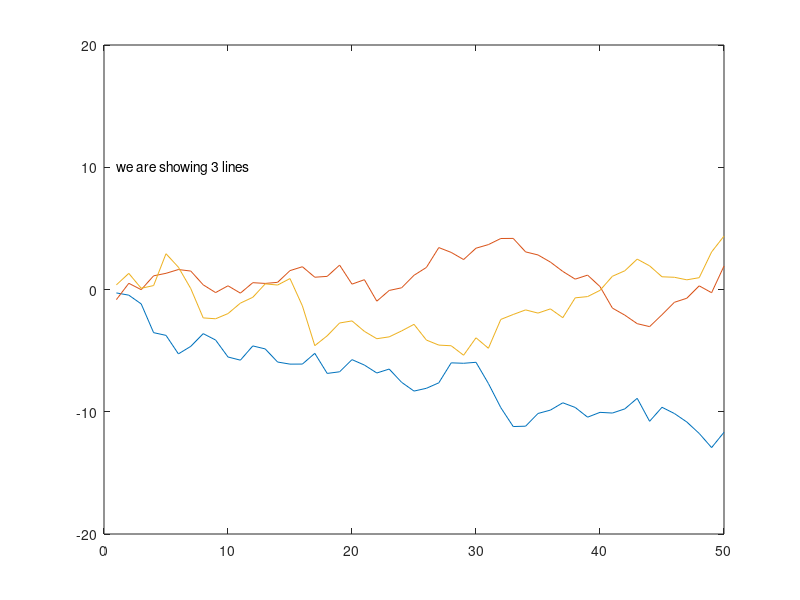

MATLAB code for this plot:
clear all
close all

% Part 1
fprintf('\nUsing exponential notation\n')
fprintf('1234567890\n');  % This will label the columns
fprintf('%8.0e\n',100*pi)
fprintf('%8.1e\n',100*pi)
fprintf('%8.3e\n',100*pi)
%fprintf('%8.5e\n',pi)
fprintf('%8.10e\n',100*pi)

fprintf('\nUsing floating point notation\n')
fprintf('1234567890\n');  % This will label the columns
fprintf('%8.0f\n',100*pi)
fprintf('%8.1f\n',100*pi)
fprintf('%8.3f\n',100*pi)
%fprintf('%8.5f\n',pi)
fprintf('%8.10f\n',100*pi)

fprintf('\nUsing exponential notation\n')
fprintf('1234567890\n');  % This will label the columns
fprintf('%.0e\n',100*pi)
fprintf('%.1e\n',100*pi)
fprintf('%.3e\n',100*pi)
%fprintf('%8.5e\n',pi)
fprintf('%.10e\n',100*pi)

fprintf('\nUsing floating point notation\n')
fprintf('1234567890\n');  % This will label the columns
fprintf('%.0f\n',100*pi)
fprintf('%.1f\n',100*pi)
fprintf('%.3f\n',100*pi)
%fprintf('%8.5f\n',pi)
fprintf('%.10f\n',100*pi)

fprintf('\nUsing g notation\n')
fprintf('1234567890\n');  % This will label the columns
fprintf('%8.0g\n',100*pi)
fprintf('%8.1g\n',100*pi)
fprintf('%8.3g\n',100*pi)
%fprintf('%8.5g\n',pi)
fprintf('%8.10g\n',100*pi)

%% Part 2
% Demonstrating that format specifiers are vectorized

fprintf('\nDemonstrating that format specifiers are vectorized - I\n');
fprintf('%10.2f\n',exp(1:10));
fprintf('\nDemonstrating that format specifiers are vectorized - II\n');
fprintf('%10.2f %10.2f\n',exp(1:10));

% Part 3
% printing to a string for plotting

n=3;
x=cumsum(randn(50,n));
plot(x);
ylim([-20 20])
str=sprintf('we are showing %d lines',n);
text(1,10,str);


